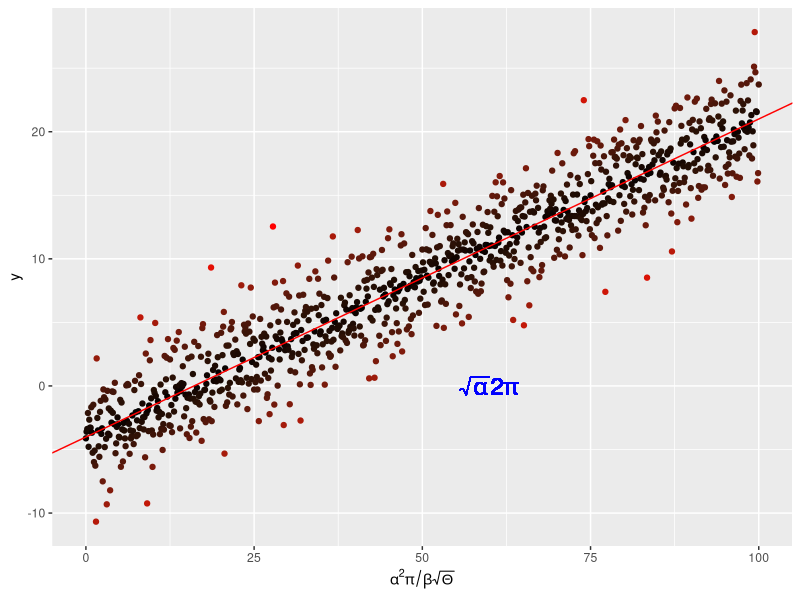

Write the R code that produced this figure. (Note: this script raises an error after producing the figure.)
#!/usr/bin/env Rscript
# Author: Katie Bickerton k.bickerton18@imperial.ac.uk
# Script: plotLin.R
# Desc: Exemplifies using ggplot to annotate and manipulate plots.
# Arguments: none
# Date: 22 Oct 2018

rm(list=ls())#Mathematical display

require(ggplot2)

x <- seq(0, 100, by = 0.1)
y <- -4. + 0.25 * x +
  rnorm(length(x), mean = 0., sd = 2.5)

# and put them in a dataframe
my_data <- data.frame(x = x, y = y)

# perform a linear regression
my_lm <- summary(lm(y ~ x, data = my_data))

# plot the data
p <-  ggplot(my_data, aes(x = x, y = y,
                          colour = abs(my_lm$residual))
             ) +
  # add points to the data
  geom_point() +
  # sets colours of gradient
  scale_colour_gradient(low = "black", high = "red") +
  # removes legend
  theme(legend.position = "none") +
  # sets scale to contiuous labelled with expression
  scale_x_continuous(
    expression(alpha^2 * pi / beta * sqrt(Theta)))

# add the regression line
p <- p + geom_abline(
  # specify intercept
  intercept = my_lm$coefficients[1][1],
  # specify gradient
  slope = my_lm$coefficients[2][1],
  # specify colour
  colour = "red")
# annotate plot using equation
p <- p + geom_text(aes(x = 60, y = 0,
                       label = "sqrt(alpha) * 2* pi"), 
                       parse = TRUE, size = 6, 
                       colour = "blue")

# save plot as a pdf
pdf("../Results/MyLinReg.pdf")
print(p)
dev.off()